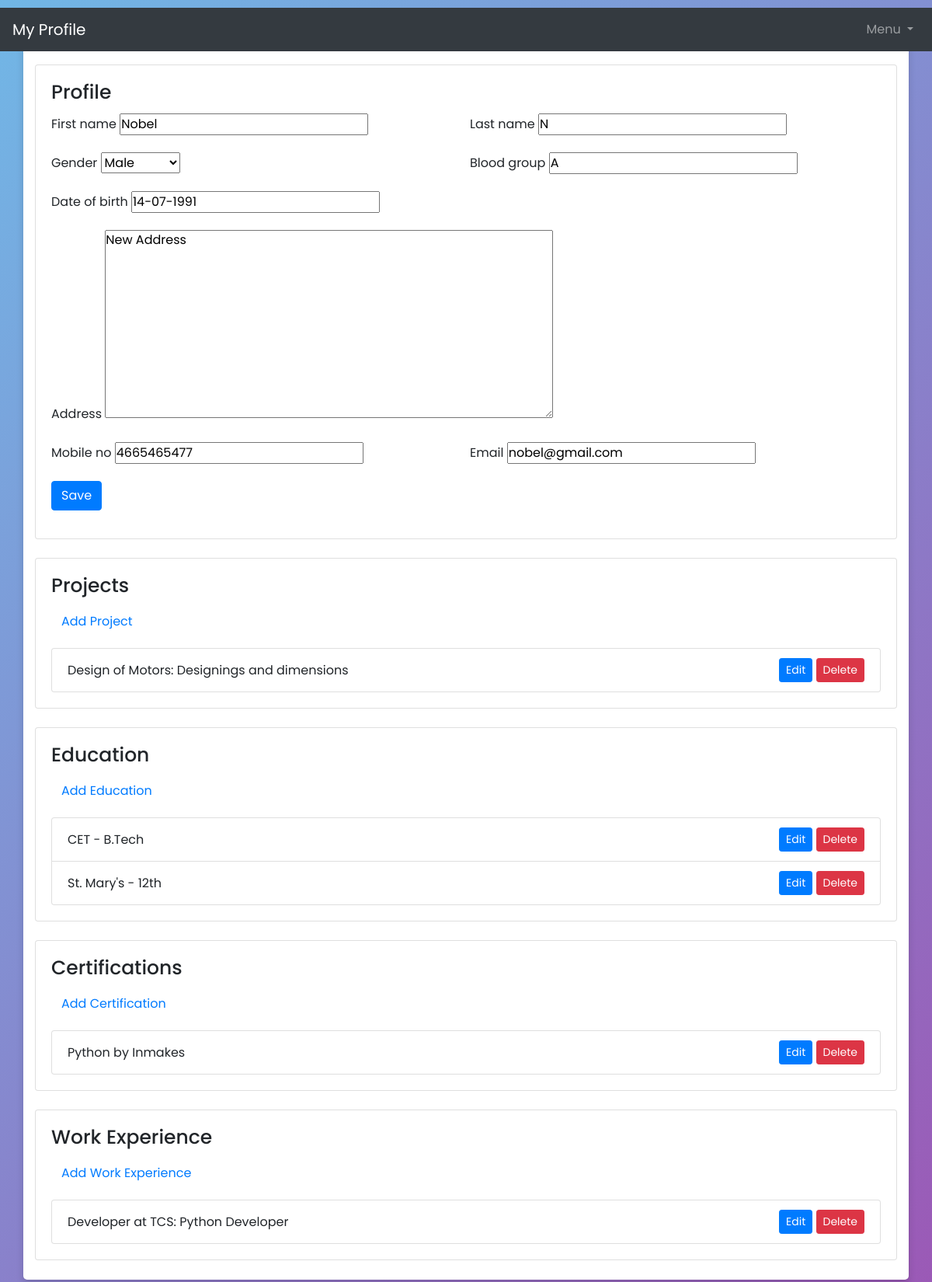
Screenshot of /profiles/ (signed in) with the database file from the repository.
### user_profile/models.py (models this page shows, shortened)
class Profile(models.Model):
    GENDER_CHOICES = [
        ('M', 'Male'),
        ('F', 'Female'),
        ('O', 'Other'),
    ]
    user = models.OneToOneField(User, on_delete=models.CASCADE)
    first_name = models.CharField(max_length=30)
    last_name = models.CharField(max_length=30)
    address = models.TextField(blank=True, null=True)
    blood_group = models.CharField(max_length=3, blank=True, null=True)
    date_of_birth = models.CharField(max_length=100)
    mobile_no = models.CharField(max_length=15, blank=True, null=True)
    email = models.EmailField(blank=True, null=True)
    gender = models.CharField(max_length=1, choices=GENDER_CHOICES, blank=True, null=True)

class Project(models.Model):
    user = models.ForeignKey(User, on_delete=models.CASCADE)
    title = models.CharField(max_length=200)
    description = models.TextField()
    image = models.ImageField(upload_to='project_images', blank=True, null=True)
    link = models.URLField(blank=True, null=True)

class Education(models.Model):
    user = models.ForeignKey(User, on_delete=models.CASCADE)
    institution = models.CharField(max_length=200)
    degree = models.CharField(max_length=200)
    start_date = models.CharField(max_length=200)
    end_date = models.CharField(max_length=200)

class Certification(models.Model):
    user = models.ForeignKey(User, on_delete=models.CASCADE)
    name = models.CharField(max_length=200)
    issuer = models.CharField(max_length=200)
    date_issued = models.CharField(max_length=200)

class WorkExperience(models.Model):
    user = models.ForeignKey(User, on_delete=models.CASCADE)
    company = models.CharField(max_length=200)
    job_title = models.CharField(max_length=200)
    start_date = models.CharField(max_length=200)
    end_date = models.CharField(max_length=200)
    description = models.TextField(blank=True, null=True)

### user_profile/views.py (the view)
# urls.py: path('', views.profile_view, name='profile'),
def profile_view(request):
    profile, created = Profile.objects.get_or_create(user=request.user)
    projects = Project.objects.filter(user=request.user)
    educations = Education.objects.filter(user=request.user)
    certifications = Certification.objects.filter(user=request.user)
    work_experiences = WorkExperience.objects.filter(user=request.user)
    if request.method == 'POST':
        profile_form = ProfileForm(request.POST, instance=profile)
        if profile_form.is_valid():
            profile_form.instance.user = request.user
            profile_form.save()
            return redirect('profile')
    else:
        profile_form = ProfileForm(instance=profile)
    context = {
        'profile_form': profile_form,
        'projects': projects,
        'educations': educations,
        'certifications': certifications,
        'work_experiences': work_experiences,
    }
    return render(request, 'profiles/profile.html', context)

### user_profile/forms.py
class ProfileForm(forms.ModelForm):
    class Meta:
        model = Profile
        fields = ['first_name', 'last_name' , 'gender', 'address', 'blood_group', 'date_of_birth', 'mobile_no', 'email']

### templates/profiles/profile.html (shortened to what this page needs)
{% extends 'base.html' %}
{% block content %}
<div class="card mt-4">
    <div class="card-body">
        <h5 class="card-title">Profile</h5>
        <form method="post">
            <div class="form-row">
                <div class="form-group col-md-6">
                    <label for="first_name">First name</label>
                    {{ profile_form.first_name }}
                </div>
                <div class="form-group col-md-6">
                    <label for="last_name">Last name</label>
                    {{ profile_form.last_name }}
                </div>
                <div class="form-group col-md-6">
                    <label for="gender">Gender</label>
                    {{ profile_form.gender }}
                </div>
                <div class="form-group col-md-6">
                    <label for="blood_group">Blood group</label>
                    {{ profile_form.blood_group }}
                </div>
                <div class="form-group col-md-6">
                    <label for="date_of_birth">Date of birth</label>
                    {{ profile_form.date_of_birth }}
                </div>
                <div class="form-group col-md-12">
                    <label for="address">Address</label>
                    {{ profile_form.address }}
                </div>
                <div class="form-group col-md-6">
                    <label for="mobile_no">Mobile no</label>
                    {{ profile_form.mobile_no }}
                </div>
                <div class="form-group col-md-6">
                    <label for="email">Email</label>
                    {{ profile_form.email }}
                </div>
            </div>
            <div class="form-group">
                <button type="submit" class="btn btn-primary">Save</button>
            </div>
        </form>
    </div>
</div>
<div class="card mt-4">
    <div class="card-body">
        <h5 class="card-title">Projects</h5>
        <a href="{% url 'add_project' %}" class="btn btn-link">Add Project</a>
        <ul class="list-group">
            {% for project in projects %}
                <li class="list-group-item d-flex justify-content-between align-items-center">
                    {{ project.title }}: {{ project.description }}
                    <div>
                        <a href="{% url 'edit_project' project.pk %}" class="btn btn-sm btn-primary">Edit</a>
                        <form action="{% url 'delete_project' project.pk %}" method="post" class="d-inline">
                            <button type="submit" class="btn btn-sm btn-danger">Delete</button>
                        </form>
                    </div>
                </li>
            {% endfor %}
        </ul>
    </div>
</div>
<div class="card mt-4">
    <div class="card-body">
        <h5 class="card-title">Education</h5>
        <a href="{% url 'add_education' %}" class="btn btn-link">Add Education</a>
        <ul class="list-group">
            {% for education in educations %}
                <li class="list-group-item d-flex justify-content-between align-items-center">
                    {{ education.institution }} - {{ education.degree }}
                    <div>
                        <a href="{% url 'edit_education' education.pk %}" class="btn btn-sm btn-primary">Edit</a>
                        <form action="{% url 'delete_education' education.pk %}" method="post" class="d-inline">
                            <button type="submit" class="btn btn-sm btn-danger">Delete</button>
                        </form>
                    </div>
                </li>
            {% endfor %}
        </ul>
    </div>
</div>
<div class="card mt-4">
    <div class="card-body">
        <h5 class="card-title">Certifications</h5>
        <a href="{% url 'add_certification' %}" class="btn btn-link">Add Certification</a>
        <ul class="list-group">
            {% for certification in certifications %}
                <li class="list-group-item d-flex justify-content-between align-items-center">
                    {{ certification.name }} by {{ certification.issuer }}
                    <div>
                        <a href="{% url 'edit_certification' certification.pk %}" class="btn btn-sm btn-primary">Edit</a>
                        <form action="{% url 'delete_certification' certification.pk %}" method="post" class="d-inline">
                            <button type="submit" class="btn btn-sm btn-danger">Delete</button>
                        </form>
                    </div>
                </li>
            {% endfor %}
        </ul>
    </div>
</div>
<div class="card mt-4">
    <div class="card-body">
        <h5 class="card-title">Work Experience</h5>
        <a href="{% url 'add_work_experience' %}" class="btn btn-link">Add Work Experience</a>
        <ul class="list-group">
            {% for work_experience in work_experiences %}
                <li class="list-group-item d-flex justify-content-between align-items-center">
                    {{ work_experience.job_title }} at {{ work_experience.company }}: {{ work_experience.description }}
                    <div>
                        <a href="{% url 'edit_work_experience' work_experience.pk %}" class="btn btn-sm btn-primary">Edit</a>
                        <form action="{% url 'delete_work_experience' work_experience.pk %}" method="post" class="d-inline">
                            <button type="submit" class="btn btn-sm btn-danger">Delete</button>
                        </form>
                    </div>
                </li>
            {% endfor %}
        </ul>
    </div>
</div>
{% endblock %}

### templates/base.html (shortened to what this page needs)
<!DOCTYPE html>
{% load static %}
<html lang="en" dir="ltr">
<head>
    <link rel="stylesheet" href="{% static 'pstyle.css' %}">
    <link rel="stylesheet" href="https://maxcdn.bootstrapcdn.com/bootstrap/4.5.2/css/bootstrap.min.css">
</head>
<body>
    <nav class="navbar navbar-expand-lg navbar-dark bg-dark" style="width: 100vw; position: absolute">
        <a class="navbar-brand" href="#">My Profile</a>
        <div class="collapse navbar-collapse" id="navbarNav">
            <ul class="navbar-nav ml-auto">
                <li class="nav-item dropdown">
                    <a class="nav-link dropdown-toggle" href="#" id="navbarDropdown" role="button" data-toggle="dropdown" aria-haspopup="true" aria-expanded="false">
                        Menu
                    </a>
                </li>
            </ul>
        </div>
    </nav>
    <div class="container mt-4">
        {% block content %}
        {% endblock %}
    </div>
</body>
</html>

### static/pstyle.css (style rules this page uses)
* { margin: 0; padding: 0; box-sizing: border-box; font-family: 'Poppins', sans-serif; }
body { display: flex; justify-content: center; align-items: flex-start; padding: 10px; background: linear-gradient(135deg, #71b7e6, #9b59b6); }
.container { max-width: 800px; width: 100%; background-color: #fff; padding: 25px 30px; border-radius: 5px; box-shadow: 0 5px 10px rgba(0, 0, 0, 0.15); margin-top: 20px; }
.card { margin-top: 20px; }
.card-title { font-size: 25px; font-weight: 500; }
.btn-link { margin-bottom: 15px; text-decoration: none; }
.list-group-item { display: flex; justify-content: space-between; align-items: center; }
.form-group { margin-bottom: 15px; }

### rows the page displays
Profile: first_name "Nobel", last_name "N", gender "Male", blood_group "A", date_of_birth "14-07-1991", address "New Address", mobile_no "4665465477", email "nobel@gmail.com"
Project: title "Design of Motors", description "Designings and dimensions"
Education: institution "CET", degree "B.Tech"
Education: institution "St. Mary's", degree "12th"
Certification: name "Python", issuer "Inmakes"
WorkExperience: job_title "Developer", company "TCS", description "Python Developer"
